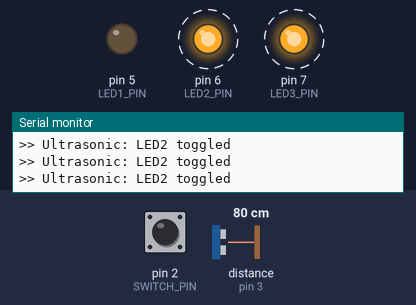
A sketch run on a simulated Arduino Uno, built with avr-gcc and run on an emulated ATmega328P. On the bench: output pins drawn as LEDs (lit = HIGH), the last lines printed to the serial monitor. Wiring (inferred from the names in the program): ultrasonic range finder: trigger pin 8; echo pin 3. Dashed ring = blinking. Inputs (shaded band) come from the test bench; at power-on: pin 2 (SWITCH_PIN) HIGH, distance to the obstacle (sensor on pin 3) 80 cm. The echo pulse lasts 58.3 µs per cm; pins used as bus, display or sensor lines are not drawn.

Above: at 1.25 s.
1.3 s: pin 2 (SWITCH_PIN) pulled LOW for 0.15 s
At 1.65 s:
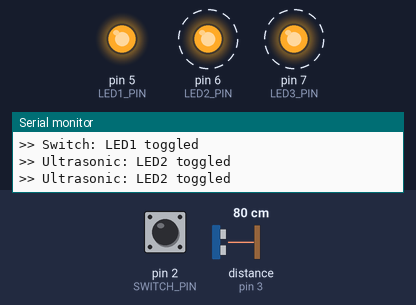
4.3 s: pin 2 (SWITCH_PIN) pulled LOW for 1 s
At 4.4 s:
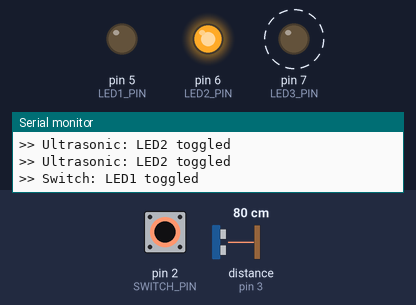
7.3 s: pin 2 (SWITCH_PIN) pulled LOW for 3.2 s
At 7.4 s:
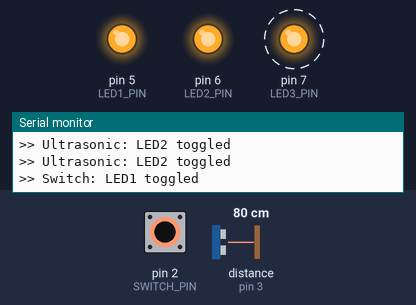
Timing chart, 0 to 18.0 s (numbered marks = the images above; inputs shaded):
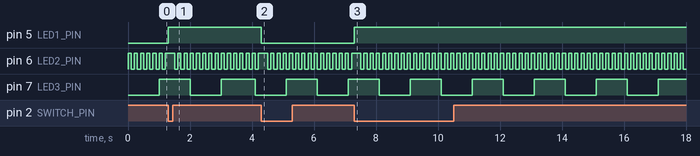

The sketch:

dtask2.ino
```cpp
#define SWITCH_PIN 2
#define TRIG_PIN   8
#define ECHO_PIN   3
#define LED1_PIN   5
#define LED2_PIN   6
#define LED3_PIN   7

volatile bool led2State = false;
bool led1State = false;
bool led3State = false;
int lastSwitchState = HIGH;
unsigned long lastBlink = 0;
const unsigned long interval = 1000;

void echoISR() {
  led2State = !led2State;
  digitalWrite(LED2_PIN, led2State);
  Serial.println(">> Ultrasonic: LED2 toggled");
}

void setup() {
  Serial.begin(115200);
  while (!Serial);

  Serial.println("=== SYSTEM STARTED ===");

  pinMode(SWITCH_PIN, INPUT_PULLUP);
  pinMode(TRIG_PIN, OUTPUT);
  pinMode(ECHO_PIN, INPUT_PULLUP);

  pinMode(LED1_PIN, OUTPUT);
  pinMode(LED2_PIN, OUTPUT);
  pinMode(LED3_PIN, OUTPUT);

  digitalWrite(LED1_PIN, LOW);
  digitalWrite(LED2_PIN, LOW);
  digitalWrite(LED3_PIN, LOW);

  attachInterrupt(digitalPinToInterrupt(ECHO_PIN), echoISR, FALLING);
}

void loop() {

  int currentSwitchState = digitalRead(SWITCH_PIN);
  if (lastSwitchState == HIGH && currentSwitchState == LOW) {
    led1State = !led1State;
    digitalWrite(LED1_PIN, led1State);
    Serial.println(">> Switch: LED1 toggled");
    delay(200);
  }
  lastSwitchState = currentSwitchState;


  digitalWrite(TRIG_PIN, LOW);
  delayMicroseconds(2);
  digitalWrite(TRIG_PIN, HIGH);
  delayMicroseconds(10);
  digitalWrite(TRIG_PIN, LOW);
  delay(100);


  if (millis() - lastBlink >= interval) {
    led3State = !led3State;
    digitalWrite(LED3_PIN, led3State);
    Serial.println(">> Timer (millis): LED3 toggled");
    lastBlink = millis();
  }
}
```

Measured:
- after the input at 1.3 s, pin 5 (LED1_PIN): LOW → HIGH at once
- after the input at 4.3 s, pin 5 (LED1_PIN): HIGH → LOW at once
- after the input at 7.3 s, pin 5 (LED1_PIN): LOW → HIGH at once
- by itself, pin 6 (LED2_PIN): alternates HIGH for 0.10 s and LOW for 0.10 s
- by itself, pin 7 (LED3_PIN): alternates HIGH for 1.0 s and LOW for 1.0 s
